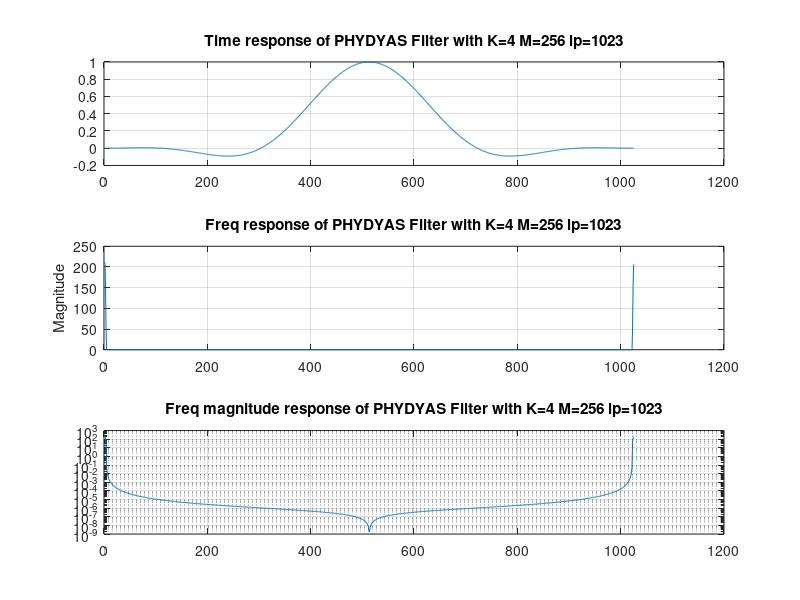

Write the MATLAB code that produced this figure. (Note: this script raises an error after producing the figure.)
%% test
%
% Burak Dayi
%
% This script will implement synthesis and analysis filterbanks
%
% Notes:
% Configuration will allow only subcarrier sizes of a power of two so as to
% be able to use FFT in the implementation
%
% The prototype filter used here is the PHYDYAS filter described in
% Deliverable 5.1: Prototype filter and structure optimization
%
% The implementation of the blocks follows what is described in Deliverable
% 5.1 transmultiplexer architecture.
%
% Channel implementation
% Subchannel processing
% Calculations and statistics will be handled later.
%
% Last updated: 06-03-2014

close all
clear all
clc
fprintf('--------------\n-----TEST-----\n--------------\n\n');

%% Configuration
%
% The user may set number of subcarriers, 
% overlapping factor, length of filter, prototype filter design parameters,
% modulation type, (number of frames, number of symbols), SNR value (and
% number of trials).
%
% The user input should be controlled and if
% necessary, error messages should be raised.

% -------------------------
% General filter parameters
% -------------------------
K = 4; % overlapping factor
M = 256; % number of subcarriers
% num_frames = 0; % number of frames
num_symbols = 100; % number of symbols
num_samples = M; %number of samples in a vector
modulation = 64; % 4-, 16- or 64-QAM
lp = K*M-1; % filter length
delay = K*M+1-lp; %delay requirement


if K>4 || K<2
    K
    error('Range of integer K is [2 4]');
end

if ~~mod(log2(M),1)
    M
    error('The number of subcarriers M should be a power of 2.');
end

if ~(lp == K*M || lp == K*M-1 || lp == K*M+1)
    lp
    error('Only filter sizes of KM, KM+1, KM-1 are suported.');
end

if ~(ismember(modulation,[4 16 64 128 256]))
    modulation
    %error('Only 4-QAM scheme is supported. Please set modulation = 4');
    error('Only 4-,16-,64-QAM schemes are supported. Define the number of constellation points (4,16,64) with modulation variable.')
end

% --------------------------------
% Channel & simulation parameters
% --------------------------------
SNR = 1; %SNR value(s) in dB.
num_trials = 1; % number of trials desired

if num_trials<1
    num_trials
    error('Number of trials should be a positive integer.');
end

% ---------------------------------------
% Prototype filter frequency coefficients
% ---------------------------------------

% !This part should not be altered!

% K will select the row, the last column is background noise power in dB 
%(that might be come in handy in future) for reference
P=[ zeros(1,5);1 sqrt(2)/2 0 0 -35; 1 .911438 .411438 0 -44; 1 .971960 sqrt(2)/2 .235147 -65];

disp('+Configuration is obtained.');

%% Prototype_filter
%
% The following will compute the prototype filter coefficients and then plot 
% the prototype filter in frequency and time domain.
%
% Dependencies: lp, K, M, delay, P
% Output: h - prototype filter coefficients in time domain

disp('Prototype filter design')

h = zeros(1,lp); %coefficient array created with filter length
for m=1:lp
    h(m) = P(K,1);
    for k = 1:(K-1)
        h(m) = h(m) + 2*(((-1)^k)*P(K,k+1)*cos((2*pi*k*m)/(K*M)));
    end
end

%normalization of coefficients -> Do we really need this??
denom = P(K,1)+2*sum(P(K,2:4));
h=h/denom; %normalization

%delay implementation as on p.19 of deliverable 5.1
if delay>1
    h = [0 h 0];
    delay = delay - 1;
end

figure(11);
subplot(311);
plot(h);
title(sprintf('Time response of PHYDYAS Filter with K=%d M=%d lp=%d', K,M,lp));
%figure(12);
grid on;
subplot(312);
plot(abs(fft(h)));
title(sprintf('Freq response of PHYDYAS Filter with K=%d M=%d lp=%d', K,M,lp));
ylabel('Magnitude');
grid on;
subplot(313);
semilogy(abs(fft(h)));
title(sprintf('Freq magnitude response of PHYDYAS Filter with K=%d M=%d lp=%d', K,M,lp));
% ylabel('Log Magnitude');
grid on;
close all

disp('+Prototype filter is designed.');

%% Symbol_Creation
%
% This will create FBMC symbols with the modulation scheme defined
% in configuration file.
%
% Dependencies: modulation, num_subsymbol
% Output: qam_m - QAM modulated message

disp('Symbol Creation')

m = (randi(modulation,num_symbols,num_samples)-1).'; %random samples generated
qam_m = qammod(m, modulation); %qam modulation provided by MATLAB is used

disp('+Symbols are created.');

%% OQAM_Preprocessing
%
% This will perform OQAM preprocessing as it was described in
% PHYDYAS Deliverable 5.1
%
% Dependencies: qam_m - QAM modulated message 
% Output: oqam_m - OQAM modulated message

disp('OQAM preprocessing')

jn = (j.^((1:2*num_symbols)-1)).'; % j to the power of n
%for odd subchannels flipped version of this will be used.

oqam_m = zeros(M, 2*num_symbols); %the matrix that will store modulated signal

for k=1:M
    theta = jn*(j^(k-1)); %theta multiplier
    if ~mod((k-1),2) % even k
        real_parts = upsample(real(qam_m(k,:).'),2);
        imag_parts = circshift(upsample(imag(qam_m(k,:).'),2),1);        
    else % odd k
        real_parts = circshift(upsample(real(qam_m(k,:)).',2),1);
        imag_parts = upsample(imag(qam_m(k,:).'),2);           
    end
    oqam_m(k,:) = (real_parts+imag_parts).*theta; 
end

disp('+OQAM Preprocessing is done.');

%% Transmitter
%
% This will perform transmitter block (synthesis filter bank).
%
% Dependencies: oqam_m - OQAM modulated message
% Output: y - composite signal output

disp('Transmitter Block')
y = zeros(1,K*M+(2*num_symbols-1)*M/2); %composite signal is in series. (k>=1)

% beta multiplier will be an exponential value multiplied by (-1)^kn where
% k is the subchannel number and n is subsymbol index. The subsymbol index
% we are using is 0 for the first element in a row and 1 is for the second
% element. Therefore it simplifies the general equation for the first
% element, we only need to compute exponential, in general. More
% simplifications also may be made.
beta = ones(1,2*num_symbols); % beta multiplier
ifft_input = ones(M,2*num_symbols); % ifft input


% polyphase filter & beta coefficients for archive
ppa = zeros(M,K);
betas = zeros(M,2*num_symbols);

for k=1:M
    bb = [exp(-j*2*pi*(k-1)*(lp-1)/(2*M)) ...
        ((-1)^(k-1))*exp(-j*2*pi*(k-1)*(lp-1)/(2*M))];
    
    if lp==K*M-1 %special treatment due to extra delay inserted 
        bb=[(-1)^((k-1)*K) (-1)^((k-1)*(K+1))];
    end
    
    beta =[];
    
    for c = 1:num_symbols
        beta = [beta bb];
    end
    
    betas(k,:)=beta;
    
    % ifft input is oqam_m on kth subchannel multiplied by beta multiplier
    % on that subchannel, in accordance with the order of the OQAM
    % subsymbol
    ifft_input(k,:)= oqam_m(k,:).*beta;
end

%ifft
tx_ifft_output=ifft(ifft_input);
tx_poly_output = zeros(M,2*(K+num_symbols-1)); %output of polyphase filters will be stored in this
%upsampler_output = zeros(M,M*(K+1)/2);



%polyphase filters are applied
for k=1:M
    a = h(k:M:lp+1); % related polyphase filter coefficients sieved
    % we use lp+1 b/c of the delay implemented in prototype filter design   
    %%%%%%%%%%tx_poly_output(k,:) = conv(a,tx_ifft_output(k,:));
    %we seperated the real and imag part chains as advised in primer
    %document
    tx_poly_output(k,:) = [conv(a,tx_ifft_output(k,1:2:2*num_symbols)) ...
        conv(a,tx_ifft_output(k,2:2:2*num_symbols))];
    ppa(k,:) = a;
    
end

save('ppa.mat','ppa');
save('betas.mat','betas');

% circular shift'i kodu guzellestirirken kullan simdi degil. simdi kolay ve
% acik yoldan yap.

%upsampling will prouduce
%upsampling, delay chain and summation are jointly implemented
% for r=0:1
%     y(1,1+r*M/2:K*M+r*M/2)= y(1,1+r*M/2:K*M+r*M/2)+tx_poly_output(:,r+1).';
% end


for r=0:K+num_symbols-1-1
    y(1,1+r*M:M+r*M) = y(1,1+r*M:M+r*M)+ tx_poly_output(:,r+1).';
    y(1,1+M/2+r*M:M+M/2+r*M) = y(1,1+M/2+r*M:M+M/2+r*M) + tx_poly_output(:,r+K+num_symbols).';
end


% y will be sent thru the channel

disp('+Transmitter Block is processed.');
%transmitterda sorun olmamasi lazim

%% Channel
%
% This will perform channel impairments on the signal transmitted
% from the synthesis filter bank block.
%
% Dependencies: y - composite signal output
% Output: y_ch - composite signal gone through channel response

disp('Channel')

% channel impulse response
resp = [1]; % no impairments at the moment

%%%%%%%%%y_ch = conv(y,resp);
y_ch = y;

disp('+Channel effects are applied.');

%% Receiver
%
% This will perform receiver block (analysis filter bank).
%
% Dependencies: y_ch - composite signal gone through channel response
% Output: rx_output - receiver block output signal

disp('Receiver Block')

% The downsamplers following delay chain will form a Mx(K+1) matrix with
% channel output. Therefore, the delay chain and downsampler are jointly
% implemented as a vector reshape function.

% the matrix that reshaped input samples would be stored in
receiver_input = zeros(M,2*(K+num_symbols-1)); 

% reshaping (joint implementation of delay chain & downsamplers)
for r=0:K+num_symbols-1-1
%     y(1,1+r*M:M+r*M) = y(1,1+r*M:M+r*M)+ tx_poly_output(:,r+1).';
%     y(1,1+M/2+r*M:M+M/2+r*M) = y(1,1+M/2+r*M:M+M/2+r*M) + tx_poly_output(:,r+K+1).';
    receiver_input(:,r+1) = y(1,1+r*M:M+r*M);
    receiver_input(:,r+K+num_symbols) = y(1,1+M/2+r*M:M+M/2+r*M);    
end

rx_poly_output = zeros(M,2*(K+num_symbols-1+K-1)); %output of polyphase filters will be stored in this
rx_fft_input = zeros(M,2*num_symbols);

% polyphase filter coefficients for archive
ppb = zeros(M,K);

% polyphase filters are applied
for k=1:M
    b = h(M-k+1:M:lp+1); % related polyphase filter coefficients sieved
    % b = a(M-i+1);
    % we use lp+1 b/c of the delay implemented in prototype filter design   
    rx_poly_output(k,:) = [conv(receiver_input(k,1:(K+num_symbols-1)),b) ...
        conv(receiver_input(k,(K+num_symbols):2*(K+num_symbols-1)),b)];
    rx_fft_input(k,:) = [rx_poly_output(k,K:K+num_symbols-1) ...
        rx_poly_output(k, 2*K+num_symbols-2+K:2*K+num_symbols-2+K+num_symbols-1)];
    ppb(k,:) = b;
end

save('ppb.mat','ppb');

% fft performed
rx_fft_output=fft(rx_fft_input);

rx_output = zeros(M,2*num_symbols);

% we convolve one sample with the entire filter. then at the receiver we
% convolve it with another filter. After contributions from other
% subcarrier branches were sieved out at the FFT due to orthogonality,
% we're only left with the sample simply convolved two times or in other
% words multiplied with (K+K-1) coefficients. The sumfactor is the sum of
% these coefficients that will enable us to normalize the sample that we
% get at the end. This factor is the same for all polyphase filter pairs.
% Therefore we are allowed to use any Aq-Bq pair.
sumfactor = sum(conv(ppa(1,:),ppb(1,:)));

for k=1:M
    bb = [exp(-j*2*pi*(k-1)*(lp+1)/(2*M)) ((-1)^(k-1))*exp(-j*2*pi*(k-1)*(lp+1)/(2*M))];
    
    if lp==K*M-1 %special treatment due to extra delay inserted 
        bb=[(-1)^((k-1)*K) (-1)^((k-1)*(K+1))];
    end
    
    beta =[];
    
    for c = 1:num_symbols
        beta = [beta bb];
    end
   
    
    % ifft input is oqam_m on kth subchannel multiplied by beta multiplier
    % on that subchannel, in accordance with the order of the OQAM
    % subsymbol
    
    
    rx_output(k,1:2:2*num_symbols-1) =  rx_fft_output(k,1:num_symbols);
    rx_output(k,2:2:2*num_symbols) =  rx_fft_output(k,num_symbols+1:2*num_symbols);
    
    rx_output(k,:) = rx_output(k,:).*beta;
    
%     rx_output(k,:) = [];(1/sumfactor)*[sum(rx_fft_output(k,1:2*K-1)) ...
%         sum(rx_fft_output(k,2*K:2*(2*K-1)))].*beta; %(1/sumfactor)*
    
end

% rx_output will be sent to subchannel processing block

disp('+Receiver Block is processed.');

%% Subchannel_processing
%
% This script will perform subchannel processing steps.
%
% Dependencies: rx_output - receiver block output signal
% Output: sp_output - processed signal output

disp('Subchannel Processing')

sp_output = rx_output;

disp('+Subchannel processing is done.');

%% OQAM_Postprocessing
%
% This script will perform OQAM postprocessing as it was described in
% PHYDYAS Deliverable 5.1
%
% Dependencies: sp_output - processed signal output 
% Output: oqam_demod - estimated message

oqam_demod = zeros(M,2*num_symbols); %the matrix that will store demodulated signal
oqam_input = zeros(M,2*num_symbols); %this will hold after taking real part

mjn= (-j).^((1:2*num_symbols)-1); % (-j)^n

for k=1:M
    
    theta = mjn*(-j)^(k-1);
    oqam_input(k,:) =  real(sp_output(k,:).*theta);
    if ~mod((k-1),2) % even k
%         oqam_input(k,:) = real(sp_output(k,:).*theta);
        oqam_demod(k,:) = oqam_input(k,:).*repmat([1 j],1,num_symbols);
    else % odd k
%         oqam_input(k,:) = real(sp_output(k,:).*theta); 
        oqam_demod(k,:) = oqam_input(k,:).*repmat([j 1],1,num_symbols);
    end
end

disp('+OQAM Postprocessing is done.');

%% Symbol Estimation
%
% This will recombine the QAM samples and extract estimated symbol from
% those samples.
%
% Dependencies: oqam_demod - OQAM demodulated signal samples 
% Output: m_est - message estimation

qam_est = zeros(M,num_symbols);
m_est = zeros(M,num_symbols);
for k=1:M
    qam_est(k,:)= (1/sumfactor)*(oqam_demod(k,1:2:2*num_symbols-1)+oqam_demod(k,2:2:2*num_symbols));
    m_est(k,:) = qamdemod(qam_est(k,:),modulation);
end

disp('+Symbol Estimation is done.');
%% Results
error1 = symerr(m,m_est);
err=abs(m-m_est);
dif_qam =[qam_m qam_est];
error2 = symerr(qam_m,qam_est);
dif_oqam =[oqam_m oqam_demod];
error3 = symerr(oqam_m,oqam_demod);
dif_m = [m m_est];
disp(sprintf('Number of errors m/m_est: %d', error1))
disp(sprintf('Number of errors qam_dif: %d', error2))
disp(sprintf('Number of errors oqam_dif: %d', error3))